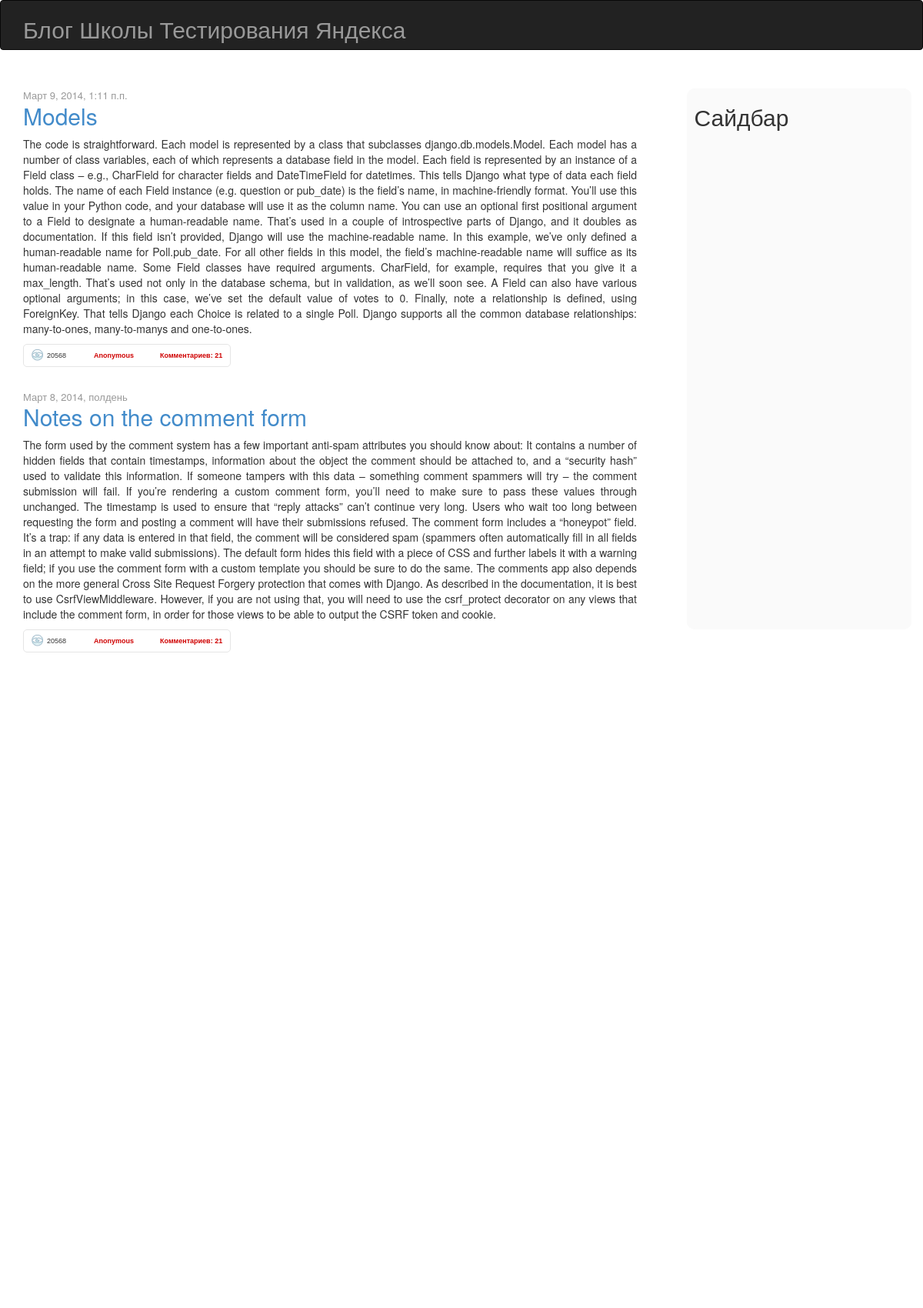
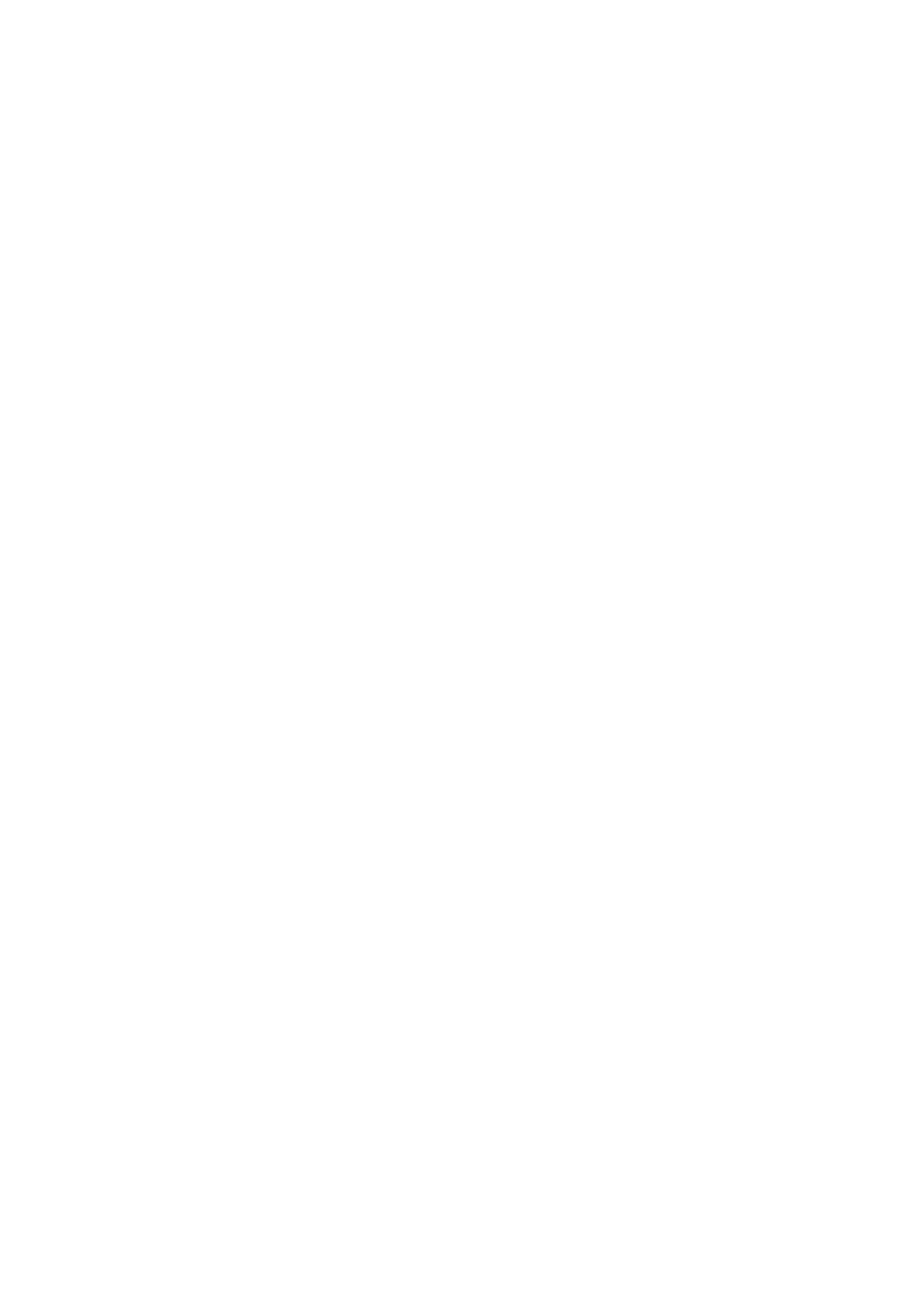
Screenshot of /blog/ (upper part) with the database file from the repository (2 pictures, top to bottom).
### blog/models.py (models this page shows, shortened)
class Post(models.Model):
	title = models.CharField(max_length=255)
	date = models.DateTimeField('Date')
	content = models.TextField(max_length=10000)
	def get_absolute_url(self):
		return '/blog/%i/' % self.id

### blog/views.py (the view)
class PostsListView(ListView):
	model = Post

### blog/templates/blog/post_list.html
{% extends 'blog/base.html' %}
{% block content %}
    <aside class='sidebar'>
        <h2>Сайдбар</h2>
    </aside>
    <div class='posts'>
        {% for post in object_list %}
            <div class='post'>
                <div class="published">{{ post.date }}</div>
                <h2><a href="{{ post.get_absolute_url }}">{{ post.title }}</a></h2>
                <div class="post-content">{{ post.content }}</div>
                <div class="infopanel_wrapper">
                    <div class="infopanel">
                        <div class="pageviews" title="Просмотры поста">20568</div>
                        <div class="author">
                            <a title="Автор текста" href="">Anonymous</a>
                        </div>
                        <div class="comments">
                            <a title="Читать комментарии" href="http://habrahabr.ru/post/215091/#comments">Комментариев: <span class="all">21</span> </a>
                        </div>
                    </div>
                </div>
            </div>
        {% empty %}
        <p>Нет постов</p>
        {% endfor %}
    </div>
{% endblock %}

### blog/templates/blog/base.html (shortened to what this page needs)
<!DOCTYPE html>
<html lang="ru">
    <head>
        <link href="{{STATIC_URL}}bootstrap/css/bootstrap.css" rel="stylesheet">
        <link href="{{STATIC_URL}}main.css" rel="stylesheet">
    </head>
    <body>
        <div class="page">
            <div class="navbar navbar-inverse">
                <div class="navbar-inner">
                    <div class="container">
                        <h2 class="logo">Блог Школы Тестирования Яндекса</h2>
                    </div>
                </div>
            </div>
            <div class="container">
                <aside class='sidebar'>
                    <h2>Сайдбар</h2>
                </aside>
                {% block content %}Empty page{% endblock %}
            </div>
        </div>
    </body>
</html>

### static/main.css (style rules this page uses)
.logo { color: #999; }
.container { position: relative; height: 100%; }
.sidebar { position: absolute; background-color: #fafafa; right: 0; top: 30px; bottom: 30px; left: 75%; padding-left: 10px; border-radius: 10px; }
.posts { margin-top: 30px; margin-right: 30%; }
.post { margin-top: 30px; }
.post h2 { margin-top: 0; }
.post-content { text-align: justify; }
.post .published { font-size: 13px; color: #999; }
.post .infopanel_wrapper { margin-top: 10px; }
body, html { height: 100%; min-height: 100%; margin: 0; padding: 0; }
.page { margin: 0; min-height: 100% }
.infopanel { display: inline-block; vertical-align: middle; font-family:Arial,sans-serif; font-size:11px; border: 1px solid #E5E5E5; padding:0 10px; -webkit-border-radius: 5px; -moz-border-radius: 5px; border-radius: 5px; }
.infopanel .pageviews { background: url(/static/images/pageviews.png) no-repeat 0px 6px; padding-left:20px; float:left; font-size:9px; line-height:28px; }
.infopanel .author { position:relative; float:left; line-height:27px; margin-left:19px; font-weight: 700; background: url("/images/bg-user2.gif") no-repeat scroll 0 7px transparent; padding-left: 17px; }
.infopanel .author a, .infopanel .comments a { font-size:9px; color:#CF0000; text-decoration:none; }
.infopanel .comments a { padding-left: 17px; }
.infopanel .comments { float:left; line-height:27px; margin-left:17px; font-weight: 700; background: url("/images/bg-comments2.gif") no-repeat left 8px; }

### rows the page displays
Post: date "Март 9, 2014, 1:11 п.п.", title "Models", content "The code is straightforward. Each model is represented by a class that subclasses django.db.models.Model. Each model has a number of class variables, each of which represents a database field in the model. Each field is represented by an instance of a Field class – e.g., CharField for character fields and DateTimeField for datetimes. This tells Django what type of data each field holds. The name of each Field instance (e.g. question or pub_date) is the field’s name, in machine-friendly format. You’ll use this value in your Python code, and your database will use it as the column name. You can use an optional first positional argument to a Field to designate a human-readable name. That’s…"
Post: date "Март 8, 2014, полдень", title "Notes on the comment form", content "The form used by the comment system has a few important anti-spam attributes you should know about: It contains a number of hidden fields that contain timestamps, information about the object the comment should be attached to, and a “security hash” used to validate this information. If someone tampers with this data – something comment spammers will try – the comment submission will fail. If you’re rendering a custom comment form, you’ll need to make sure to pass these values through unchanged. The timestamp is used to ensure that “reply attacks” can’t continue very long. Users who wait too long between requesting the form and posting a comment will have their submissions refused. The…"
